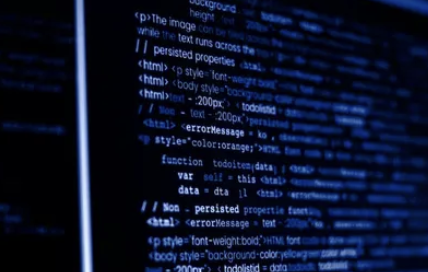
#> input picture 1-Programacion/007.-Utilazacion-avanzada-de-clases/005-interfazes/billed.jpg, 428 x 272 px
$ python 008-aclarar-la-imagen.py
#> lines starting #> are read from the running program, lines starting #| are printed output that depends on the picture
# pip3 install pillow --break-system-packages
from PIL import Image

imagen = Image.open("billed.jpg")
#> imagen is the input picture: PIL image 428x272 RGBA; mean R, G, B, A 12.2, 19, 43.2, 255


anchura,altura = imagen.size
#> anchura = 428; altura = 272

for x in range(0,anchura):
	for y in range(0,altura):
		pixel = imagen.getpixel((x, y))
		rojo = pixel[0]
		verde = pixel[1]
		azul = pixel[2]
		rojo += 120
		verde += 120
		azul += 120
		imagen.putpixel((x, y), (rojo, verde, azul)) # ESTO ES CORRECTO
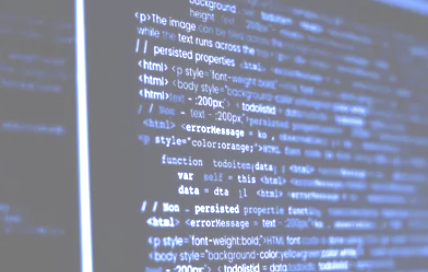
#> imagen: PIL image 428x272 RGBA; mean R, G, B, A 131.7, 138.2, 160.7, 255

imagen.save("modificado.jpg")
